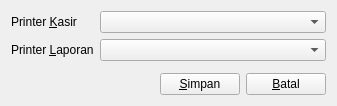
<?xml version="1.0" encoding="UTF-8"?>
<ui version="4.0">
 <class>PrinterSettingsWidget</class>
 <widget class="QWidget" name="PrinterSettingsWidget">
  <property name="geometry">
   <rect>
    <x>0</x>
    <y>0</y>
    <width>337</width>
    <height>106</height>
   </rect>
  </property>
  <property name="windowTitle">
   <string>Form</string>
  </property>
  <layout class="QVBoxLayout" name="verticalLayout">
   <item>
    <layout class="QFormLayout" name="formLayout">
     <item row="0" column="0">
      <widget class="QLabel" name="label">
       <property name="text">
        <string>Printer &amp;Kasir</string>
       </property>
       <property name="buddy">
        <cstring>comboBox</cstring>
       </property>
      </widget>
     </item>
     <item row="0" column="1">
      <widget class="QComboBox" name="comboBox"/>
     </item>
     <item row="1" column="0">
      <widget class="QLabel" name="label_2">
       <property name="text">
        <string>Printer &amp;Laporan</string>
       </property>
       <property name="buddy">
        <cstring>comboBox_2</cstring>
       </property>
      </widget>
     </item>
     <item row="1" column="1">
      <widget class="QComboBox" name="comboBox_2"/>
     </item>
    </layout>
   </item>
   <item>
    <layout class="QHBoxLayout" name="horizontalLayout">
     <item>
      <spacer name="horizontalSpacer">
       <property name="orientation">
        <enum>Qt::Horizontal</enum>
       </property>
       <property name="sizeHint" stdset="0">
        <size>
         <width>40</width>
         <height>20</height>
        </size>
       </property>
      </spacer>
     </item>
     <item>
      <widget class="QPushButton" name="pushButton">
       <property name="text">
        <string>&amp;Simpan</string>
       </property>
      </widget>
     </item>
     <item>
      <widget class="QPushButton" name="pushButton_2">
       <property name="text">
        <string>&amp;Batal</string>
       </property>
      </widget>
     </item>
    </layout>
   </item>
  </layout>
 </widget>
 <resources/>
 <connections/>
</ui>
